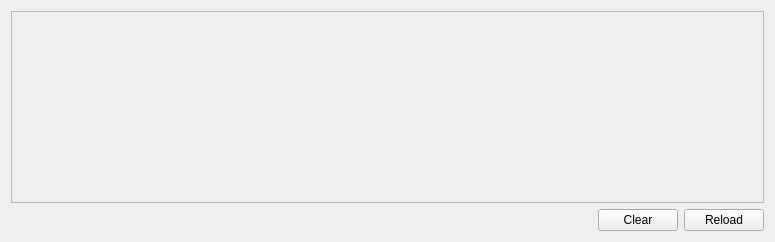
         <widget class="QWidget" name="tab_14">
          <attribute name="title">
           <string>Log Viewer</string>
          </attribute>
          <layout class="QGridLayout" name="gridLayout_16">
           <item row="0" column="0" colspan="3">
            <widget class="QTextEdit" name="textEdit_3">
             <property name="enabled">
              <bool>false</bool>
             </property>
            </widget>
           </item>
           <item row="1" column="0">
            <spacer name="horizontalSpacer_7">
             <property name="orientation">
              <enum>Qt::Horizontal</enum>
             </property>
             <property name="sizeHint" stdset="0">
              <size>
               <width>581</width>
               <height>20</height>
              </size>
             </property>
            </spacer>
           </item>
           <item row="1" column="1">
            <widget class="QPushButton" name="pushButton_41">
             <property name="sizePolicy">
              <sizepolicy hsizetype="Fixed" vsizetype="Fixed">
               <horstretch>0</horstretch>
               <verstretch>0</verstretch>
              </sizepolicy>
             </property>
             <property name="text">
              <string>Clear</string>
             </property>
             <property name="icon">
              <iconset>
               <normaloff>img/list-remove.png</normaloff>img/list-remove.png</iconset>
             </property>
            </widget>
           </item>
           <item row="1" column="2">
            <widget class="QPushButton" name="pushButton_40">
             <property name="sizePolicy">
              <sizepolicy hsizetype="Fixed" vsizetype="Fixed">
               <horstretch>0</horstretch>
               <verstretch>0</verstretch>
              </sizepolicy>
             </property>
             <property name="text">
              <string>Reload</string>
             </property>
             <property name="icon">
              <iconset>
               <normaloff>img/update.png</normaloff>img/update.png</iconset>
             </property>
            </widget>
           </item>
          </layout>
         </widget>
